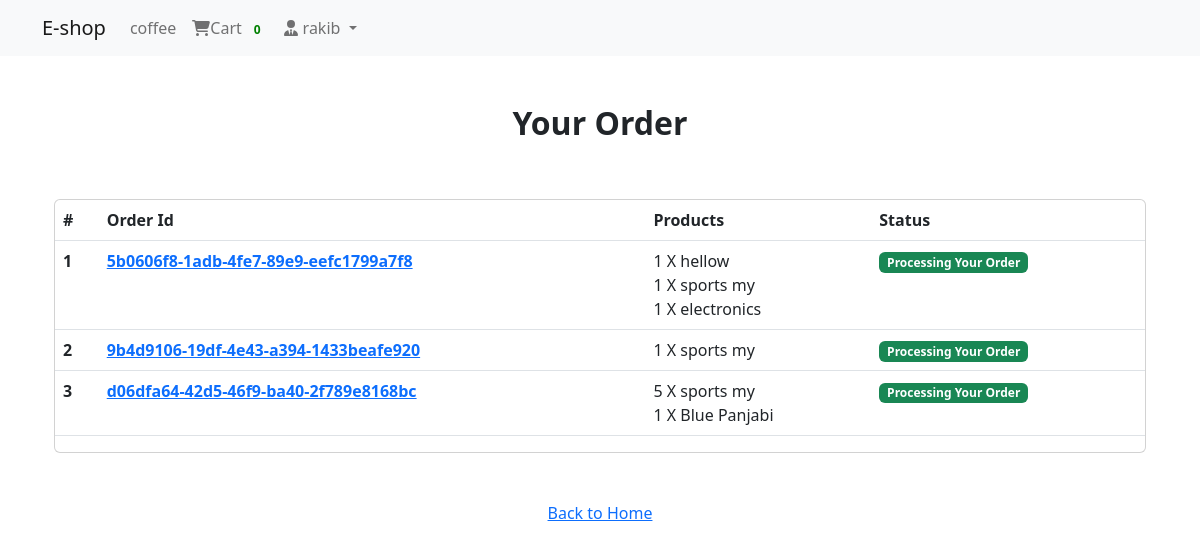
Before: /payment/orders/ (signed in) with the older database file.
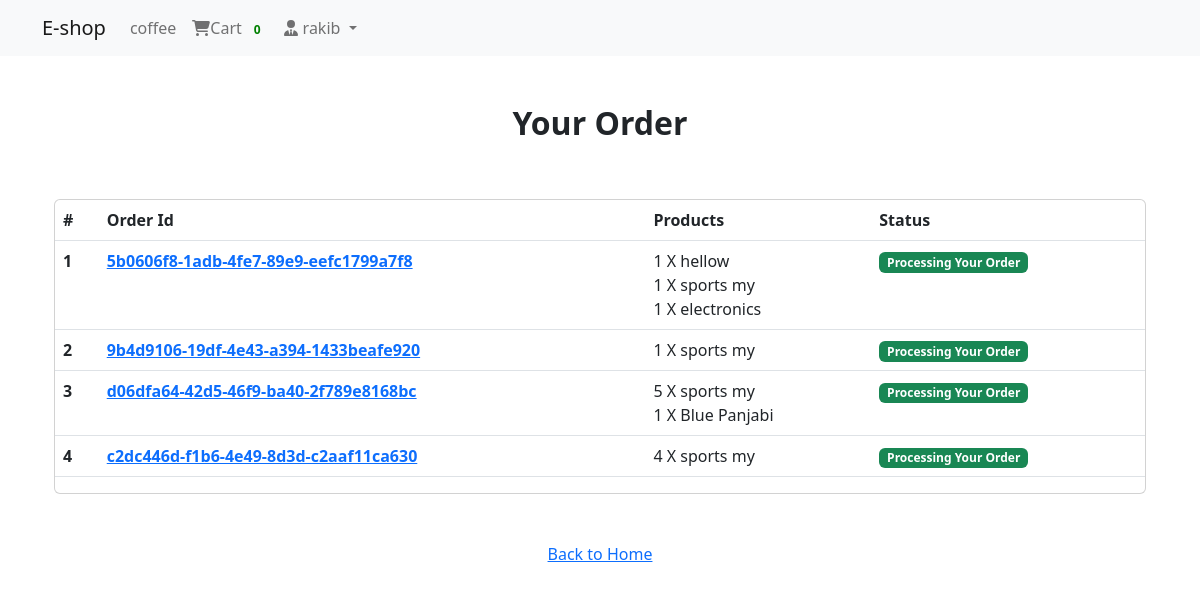
After: the same page with the newer database file.
### order_app/models.py (models this page shows, shortened)
class Order(models.Model):
    orderitems = models.ManyToManyField(Cart)
    user = models.ForeignKey(settings.AUTH_USER_MODEL, on_delete=models.CASCADE)
    ordered = models.BooleanField(default=False)
    created = models.DateTimeField(auto_now_add=True)
    paymentId = models.CharField(max_length=264, blank=True, null=True)
    orderId = models.CharField(max_length=200, blank=True, null=True)

class Cart(models.Model):
    user = models.ForeignKey(settings.AUTH_USER_MODEL, on_delete=models.CASCADE, related_name='cart')
    item = models.ForeignKey(Product, on_delete=models.CASCADE)
    quantity = models.IntegerField(default=1)
    purchased = models.BooleanField(default=False)
    created = models.DateTimeField(auto_now_add=True)
    updated = models.DateTimeField(auto_now=True)
    def __str__(self):
        return f'{self.quantity} X {self.item}'

### shop_app/models.py (models this page shows)
class Product(models.Model):
    mainimage = models.ImageField(upload_to='products/')
    name = models.CharField(max_length=264)
    category = models.ForeignKey(Category, on_delete=models.CASCADE, related_name='Category')
    preview_text = models.TextField(max_length=200, verbose_name='Preview Text')
    detail_text = models.TextField(max_length=1000, verbose_name='Description')
    price = models.FloatField()
    old_price = models.FloatField(default=0.00)
    created = models.DateTimeField(auto_now_add=True)
    def __str__(self):
        return self.name
    class Meta:
        ordering = ['-created', ]

### payment_app/views.py (the view)
# urls.py: path('orders/', views.order_view, name="orders"),
@login_required
def order_view(request):
    try:
        orders = Order.objects.filter(user=request.user, ordered=True)
        context = {"orders": orders}
    except:
        messages.warning(request, "you do not have any active order")
        return redirect("Shop_App:home")
    return render(request, "payment_app/order.html",context)

### order_app/templatetags/cart_tag.py (called while the page is built)
@register.filter
def cart_total(user):
    order = Order.objects.filter(user=user, ordered=False)
    if order.exists():
        return order[0].orderitems.count()
    else:
        return 0

### templates/payment_app/order.html
{% extends 'base.html' %}
{% block body_block %}
    <div class="container mt-5">
        <h2 class="text-center"><strong>Your Order</strong></h2>
        <div class="row">
            <div class="col-md-12">
                <div class="card mt-5" style="height: auto">
                    <div class="table-responsive">
                        <table class="table">
                            <thead>
                            <tr>
                                <th scope="col">#</th>
                                <th scope="col">Order Id</th>
                                <th scope="col">Products</th>
                                <th scope="col">Status</th>
                            </tr>
                            </thead>
                            <tbody>
                            {% for order in orders %}
                                <tr>
                                    <th scope="row">{{ forloop.counter }}</th>
                                    <th><a href="#">{{ order.orderId }}</a></th>
                                    <td>
                                        {% for item in order.orderitems.all %} {{ item }} <br> {% endfor %}
                                    </td>
                                    <td><span class="badge bg-success">Processing Your Order</span></td>
                                </tr>
                            {% endfor %}
                            </tbody>
                        </table>
                    </div>
                </div>
            </div>
            <div class="col-md-12 my-5 text-center">
                <a href="{% url 'Shop_App:home' %}">Back to Home</a>
            </div>
        </div>
    </div>
{% endblock %}

Changed rows visible on the page:
added Order: orderId "c2dc446d-f1b6-4e49-8d3d-c2aaf11ca630"
added Cart: quantity+item "4 X sports my", shown under "c2dc446d-f1b6-4e49-8d3d-c2aaf11ca630"
